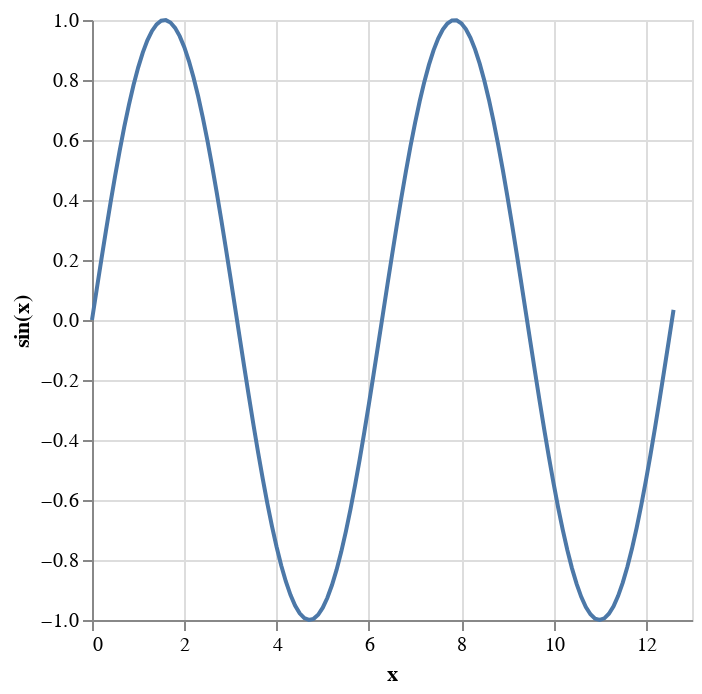

Specify this chart in Vega-Lite:
### Vega-Lite specification from a JSON file in a GitHub repository (floating-point values rounded to 4 significant figures)
{"data": {"width": "container", "height": "container", "sequence": {"start": 0, "stop": 12.7, "step": 0.1, "as": "x"}}, "transform": [{"calculate": "sin(datum.x)", "as": "sin(x)"}], "mark": "line", "encoding": {"x": {"field": "x", "type": "quantitative"}, "y": {"field": "sin(x)", "type": "quantitative"}}}
